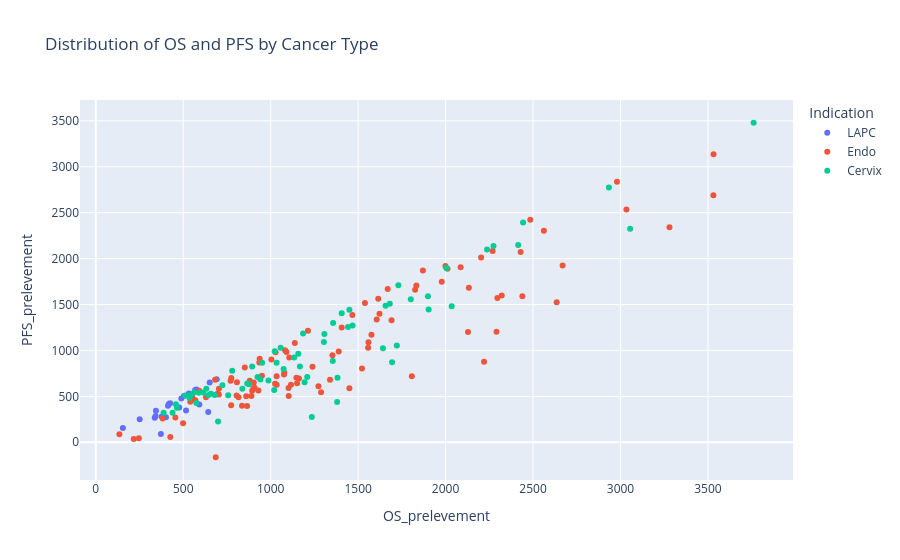

Notebook code for this chart:
### Code cell
px.scatter(clinical_data, x="OS_prelevement", y="PFS_prelevement", color="Indication", title="Distribution of OS and PFS by Cancer Type")
# one sample sah a negative PFS: that's not per se an error, as the patient progressed before the sampling

### Figure 1 — Plotly figure (JSON) as saved in the notebook; plotly's stock layout.template omitted (floating-point values rounded to 4 significant figures)
{"data": [{"hovertemplate": "Indication=LAPC<br>OS_prelevement=%{x}<br>PFS_prelevement=%{y}<extra></extra>", "legendgroup": "LAPC", "marker": {"color": "#636efa", "symbol": "circle"}, "mode": "markers", "name": "LAPC", "orientation": "v", "showlegend": true, "type": "scatter", "x": [643, 550, 372, 531, 651, 401, 477, 576, 155, 691, 532, 377, 425, 592, 516, 568, 553, 251, 489, 418, 413, 504, 337, 342, 344], "xaxis": "x", "y": [330, 491, 91, 512, 651, 272, 379, 576, 155, 686, 532, 282, 425, 412, 346, 568, 474, 251, 476, 418, 397, 504, 266, 285, 344], "yaxis": "y"}, {"hovertemplate": "Indication=Endo<br>OS_prelevement=%{x}<br>PFS_prelevement=%{y}<extra></extra>", "legendgroup": "Endo", "marker": {"color": "#EF553B", "symbol": "circle"}, "mode": "markers", "name": "Endo", "orientation": "v", "showlegend": true, "type": "scatter", "x": [1450, 135, 426, 540, 890, 569, 2086, 1606, 816, 3531, 1004, 1213, 682, 937, 382, 1103, 591, 1102, 1557, 774, 1467, 1978, 1691, 771, 3034, 1339, 217, 1138, 2980, 1116, 1090, 1522, 2128, 2269, 2296, 2133, 1870, 930, 1082, 1078, 2291, 455, 901, 3532, 3280, 2011, 1288, 836, 630, 2321, 696, 1162, 805, 880, 852, 775, 860, 2220, 1406, 1807, 903, 1622, 2484, 1076, 807, 499, 1833, 1273, 950, 2429, 865, 1353, 1539, 1615, 1034, 1034, 1999, 2635, 1559, 1826, 935, 553, 1576, 686, 1147, 1239, 1028, 704, 246, 907, 2439, 1389, 1151, 2203, 1025, 1669, 2562, 1106, 894, 704, 2669], "xaxis": "x", "y": [587, 87, 57, 440, 505, 457, 1905, 1337, 490, 2689, 901, 1213, 682, 910, 259, 504, 562, 590, 1030, 403, 1387, 1748, 1330, 671, 2534, 680, 37, 1080, 2836, 627, 984, 804, 1201, 2083, 1572, 1682, 1870, 565, 1001, 756, 1204, 269, 581, 3137, 2340, 1889, 546, 399, 491, 1597, 528, 695, 509, 670, 813, 699, 502, 877, 1250, 719, 651, 1400, 2422, 738, 654, 207, 1708, 609, 724, 2072, 395, 948, 1517, 1563, 626, 720, 1919, 1525, 1088, 1660, 868, 483, 1170, -163, 703, 822, 980, 520, 45, 596, 1591, 988, 642, 2013, 637, 1669, 2303, 923, 562, 582, 1924], "yaxis": "y"}, {"hovertemplate": "Indication=Cervix<br>OS_prelevement=%{x}<br>PFS_prelevement=%{y}<extra></extra>", "legendgroup": "Cervix", "marker": {"color": "#00cc96", "symbol": "circle"}, "mode": "markers", "name": "Cervix", "orientation": "v", "showlegend": true, "type": "scatter", "x": [2415, 439, 575, 1023, 866, 589, 464, 780, 658, 2443, 2237, 1134, 3055, 536, 632, 1801, 987, 458, 1307, 1681, 1304, 1194, 680, 3761, 1468, 1903, 1899, 2934, 1730, 699, 838, 2274, 724, 388, 951, 941, 1034, 1450, 1057, 642, 1406, 877, 1355, 562, 1657, 510, 894, 541, 1721, 2035, 1167, 1185, 1642, 1357, 925, 757, 1382, 1020, 1235, 1694, 1380, 1442, 1074, 2004, 1158, 615, 1209], "xaxis": "x", "y": [2147, 322, 428, 990, 639, 539, 377, 780, 529, 2394, 2100, 924, 2325, 481, 583, 1556, 674, 413, 1180, 1507, 1093, 653, 516, 3479, 1272, 1446, 1589, 2773, 1709, 225, 583, 2137, 621, 321, 865, 684, 867, 1442, 1029, 513, 1406, 631, 884, 542, 1486, 510, 824, 513, 1054, 1482, 826, 1185, 1025, 1300, 712, 511, 703, 570, 274, 870, 438, 1255, 798, 1897, 963, 542, 710], "yaxis": "y"}], "layout": {"legend": {"title": {"text": "Indication"}, "tracegroupgap": 0}, "title": {"text": "Distribution of OS and PFS by Cancer Type"}, "xaxis": {"anchor": "y", "domain": [0, 1], "title": {"text": "OS_prelevement"}}, "yaxis": {"anchor": "x", "domain": [0, 1], "title": {"text": "PFS_prelevement"}}}}
